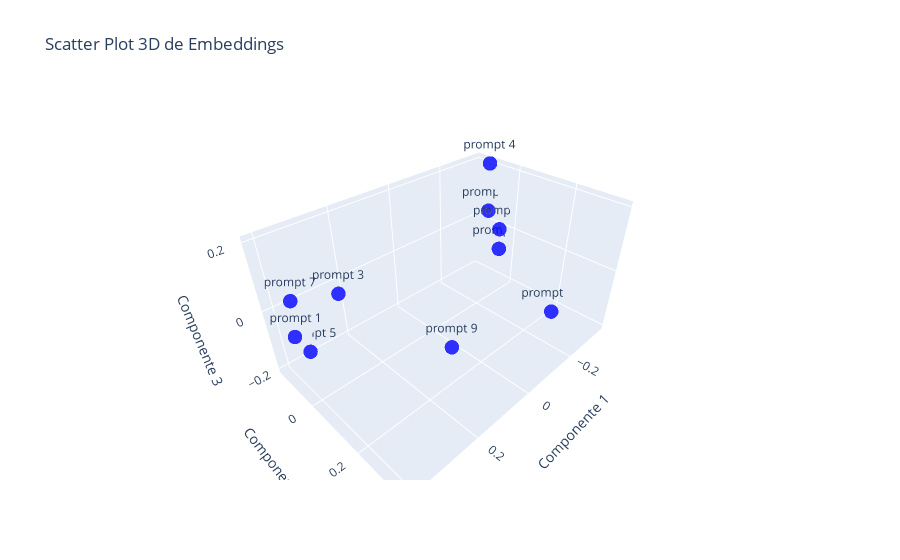

The notebook cell saved with this chart:
### Code cell
import plotly.graph_objects as go

# Creamos el scatter plot 3D
fig = go.Figure(data=[go.Scatter3d(
    x=embeddings_pca[:, 0],
    y=embeddings_pca[:, 1],
    z=embeddings_pca[:, 2],
    mode='markers+text',
    text=comparacion["# "],  # Añade los textos a los puntos
    marker=dict(
        size=5,
        color='blue',
        opacity=0.8
    )
)])

# Ajustamos el diseño
fig.update_layout(
    scene = dict(
        xaxis_title='Componente 1',
        yaxis_title='Componente 2',
        zaxis_title='Componente 3'
    ),
    title='Scatter Plot 3D de Embeddings'
)

# Mostramos el gráfico interactivo
fig.show()

### Figure 1 — Plotly figure (JSON) as saved in the notebook; plotly's stock layout.template omitted (floating-point values rounded to 4 significant figures)
{"data": [{"marker": {"color": "blue", "opacity": 0.8, "size": 5}, "mode": "markers+text", "text": ["prompt 1", "prompt 2", "prompt 3", "prompt 4", "prompt 5", "prompt 6", "prompt 7", "prompt 8", "prompt 9", "prompt 10"], "type": "scatter3d", "x": [0.4053, -0.33, 0.2776, -0.3551, 0.337, -0.3455, 0.3968, -0.336, 0.2741, -0.3241], "y": [-0.06184, -0.02656, -0.04558, -0.1024, -0.1545, -0.03551, -0.05743, -0.08292, 0.3526, 0.2141], "z": [-0.03127, 0.006126, 0.04319, 0.203, -0.1865, -0.07832, 0.07654, 0.05196, 0.1173, -0.2021]}], "layout": {"scene": {"xaxis": {"title": {"text": "Componente 1"}}, "yaxis": {"title": {"text": "Componente 2"}}, "zaxis": {"title": {"text": "Componente 3"}}}, "title": {"text": "Scatter Plot 3D de Embeddings"}}}
